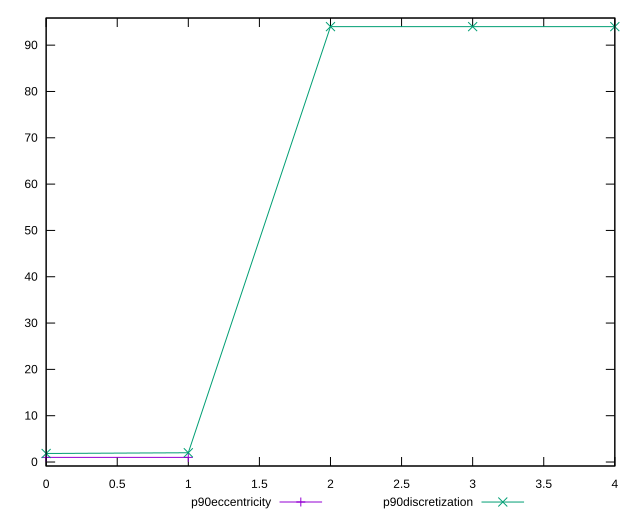

gnuplot code for this plot:
reset

$p90Eccentricity <<EOF
0 1
1 1
EOF

$p90Discretization <<EOF
0 1.8431372549019607
1 2
2 94
3 94
4 94
EOF

set key outside below
set xrange [0:4]
set yrange [-0.8600000000000001:95.86]
set trange [-0.8600000000000001:95.86]
set terminal svg size 640, 520 enhanced background rgb 'white'
set output "report_00011_2021-02-09T10:53:21.242Z/unused-javascript/progression/eccentricity.svg"

plot $p90Eccentricity title "p90eccentricity" with linespoints, \
     $p90Discretization title "p90discretization" with linespoints

reset
